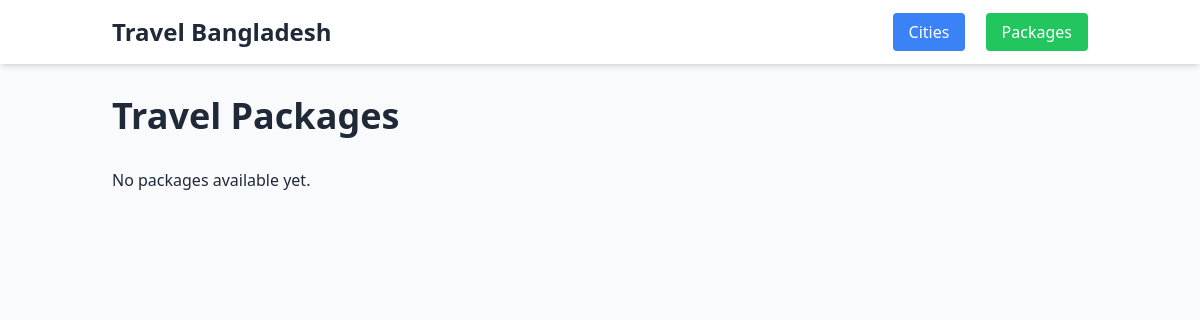
Before: /packages/ (signed in) with the older database file.
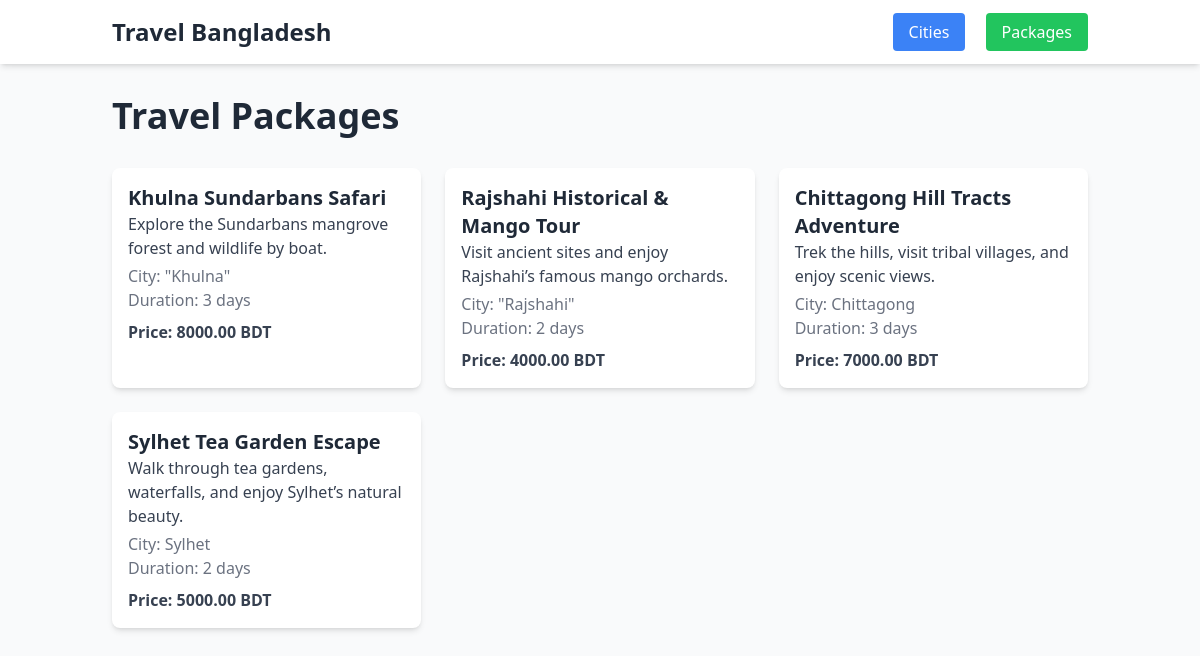
After: the same page with the newer database file.
### destinations/models.py (models this page shows, shortened)
class Package(models.Model):
    name = models.CharField(max_length=200)
    description = models.TextField()
    price = models.DecimalField(max_digits=10, decimal_places=2)  # e.g., 2500.00 BDT
    duration_days = models.IntegerField()  # number of days
    city = models.ForeignKey(City, related_name='packages', on_delete=models.CASCADE)

class City(models.Model):
    name = models.CharField(max_length=100, unique=True)
    description = models.TextField()
    image = models.ImageField(upload_to='city_images/')  # stored in media/city_images/
    google_map_embed = models.TextField(blank=True, null=True)  # store iframe embed URL

### destinations/views.py (the view)
# urls.py: path('packages/', views.packages_list, name='packages'),
@login_required(login_url='login')
def packages_list(request):
    packages = Package.objects.all().order_by('city__name')
    return render(request, 'packages.html', {'packages': packages})

### destinations/templates/packages.html (shortened to what this page needs)
{% load static %}
<!DOCTYPE html>
<html lang="en">
<head>
  <script src="https://cdn.tailwindcss.com"></script>
</head>
<body class="bg-gray-50 min-h-screen font-sans text-gray-800">
  <nav class="bg-white shadow-md fixed w-full z-50">
    <div class="container mx-auto px-6 py-4 flex justify-between items-center">
      <div class="text-2xl font-bold text-gray-800">Travel Bangladesh</div>
      <div class="space-x-4">
        <a href="{% url 'cities' %}" class="px-4 py-2 bg-blue-500 text-white rounded hover:bg-blue-600 transition">Cities</a>
        <a href="{% url 'packages' %}" class="px-4 py-2 bg-green-500 text-white rounded hover:bg-green-600 transition">Packages</a>
      </div>
    </div>
  </nav>
  <div class="container mx-auto px-6 py-24">
    <h1 class="text-4xl font-bold mb-8">Travel Packages</h1>
    <div class="grid grid-cols-1 md:grid-cols-2 lg:grid-cols-3 gap-6">
      {% for package in packages %}
        <div class="bg-white rounded-lg shadow-md p-4">
          <h2 class="text-xl font-bold">{{ package.name }}</h2>
          <p class="text-gray-700">{{ package.description }}</p>
          <p class="text-gray-500 mt-1">City: {{ package.city.name }}</p>
          <p class="text-gray-500">Duration: {{ package.duration_days }} days</p>
          <p class="text-gray-700 font-semibold mt-2">Price: {{ package.price }} BDT</p>
        </div>
      {% empty %}
        <p>No packages available yet.</p>
      {% endfor %}
    </div>
  </div>
</body>
</html>

Changed rows visible on the page:
added Package: name "Khulna Sundarbans Safari", description "Explore the Sundarbans mangrove forest and wildlife by boat.", city.name "\"Khulna\"", duration_days "3", price "8000.00"
added Package: name "Rajshahi Historical & Mango Tour", description "Visit ancient sites and enjoy Rajshahi’s famous mango orchards.", city.name "\"Rajshahi\"", duration_days "2", price "4000.00"
added Package: name "Chittagong Hill Tracts Adventure", description "Trek the hills, visit tribal villages, and enjoy scenic views.", city.name "Chittagong", duration_days "3", price "7000.00"
added Package: name "Sylhet Tea Garden Escape", description "Walk through tea gardens, waterfalls, and enjoy Sylhet’s natural beauty.", city.name "Sylhet", duration_days "2", price "5000.00"
Other visible differences:
text no longer shown: "No packages available yet."
